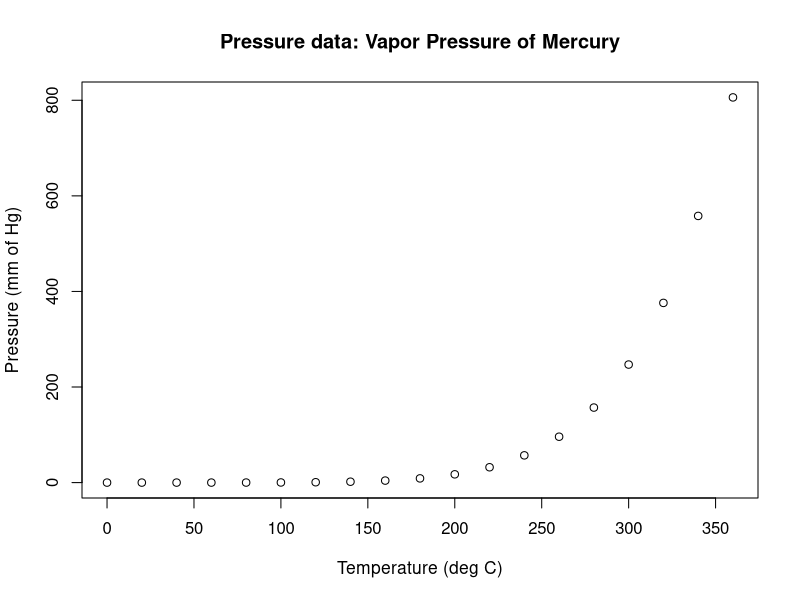
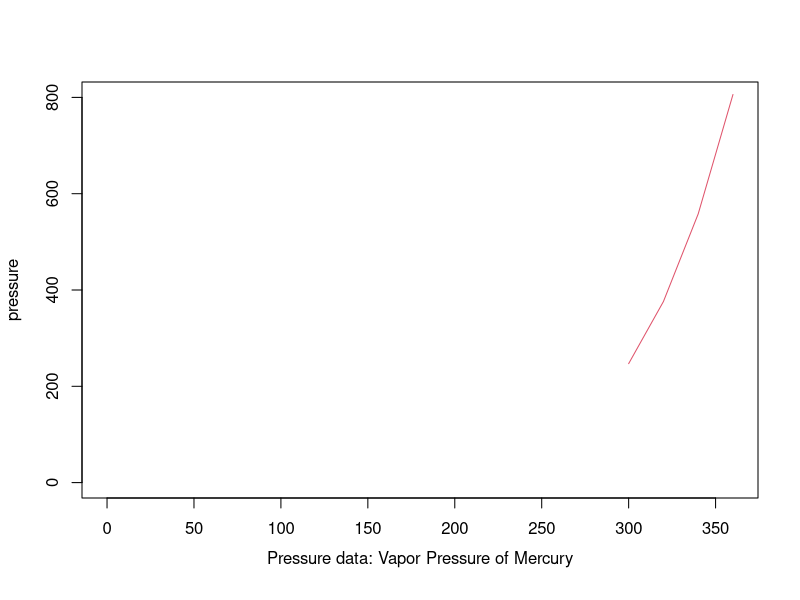
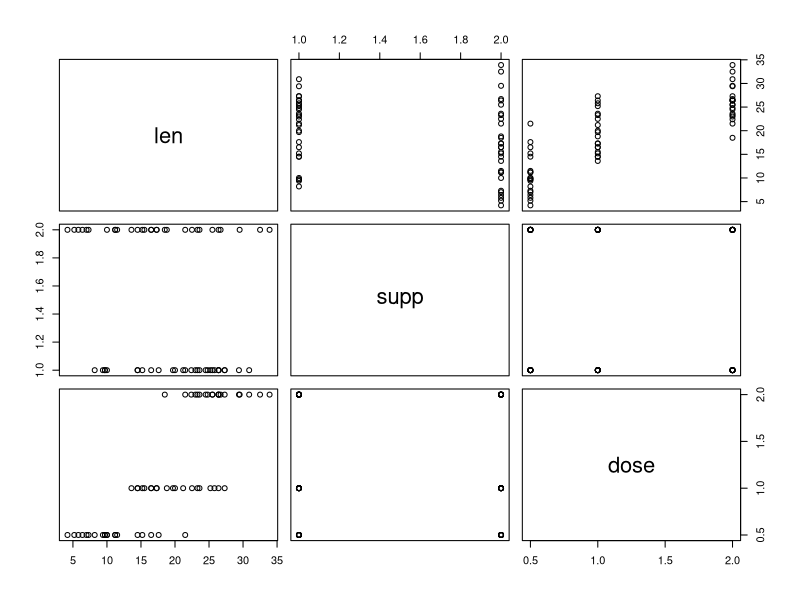
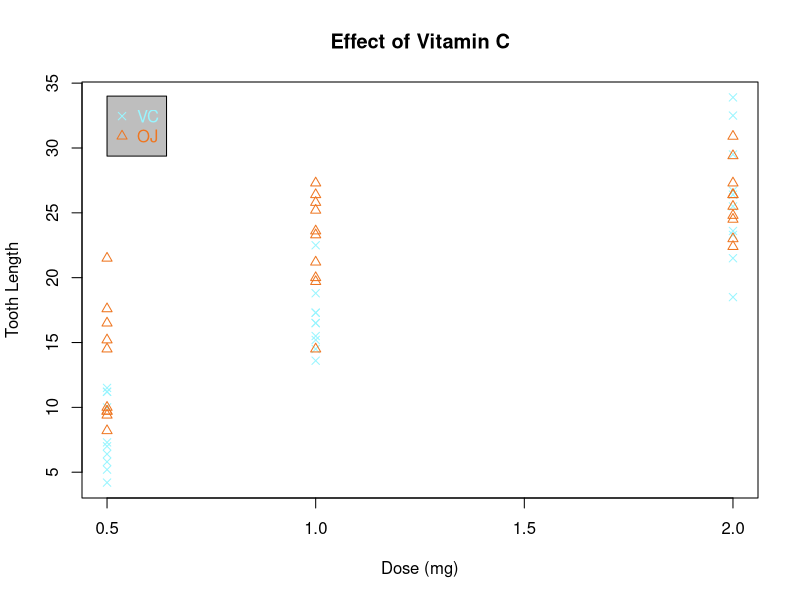
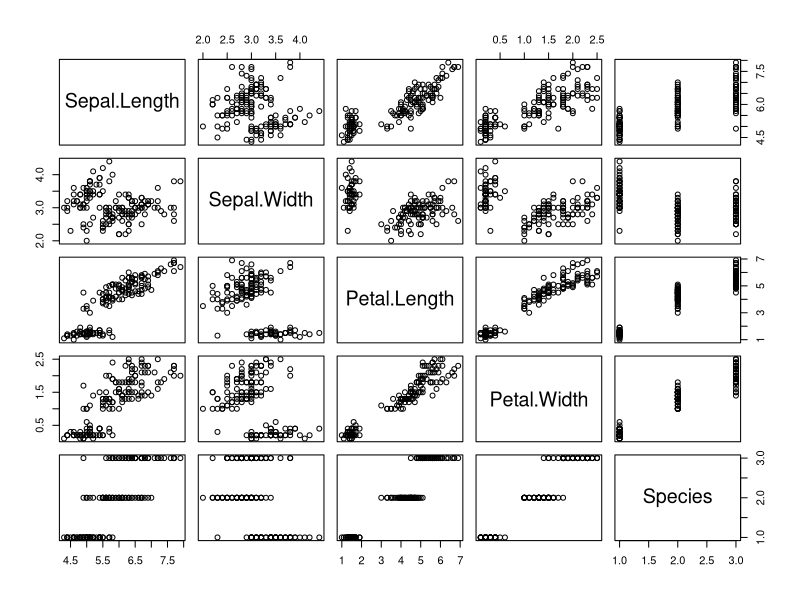
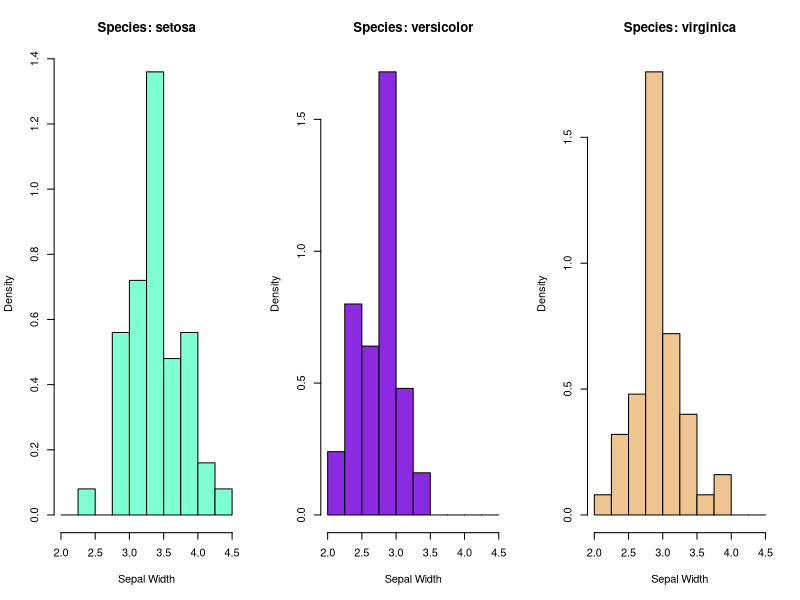
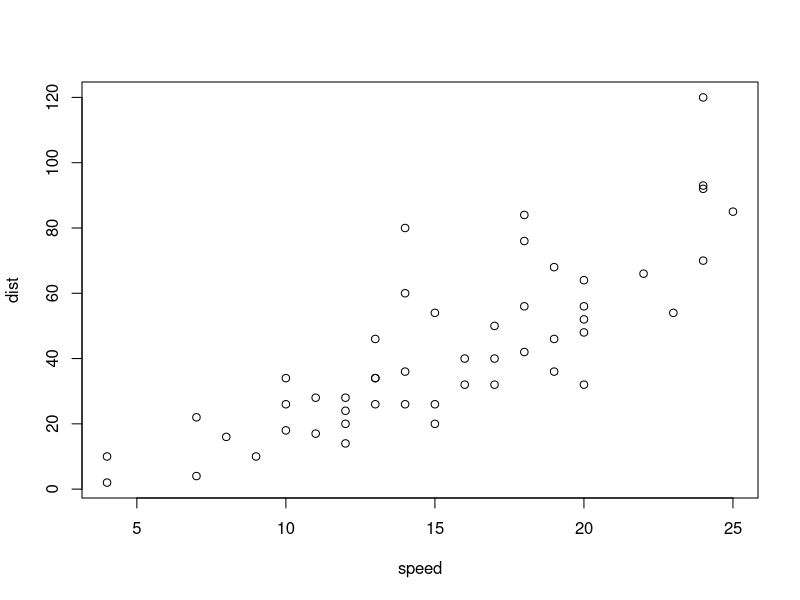
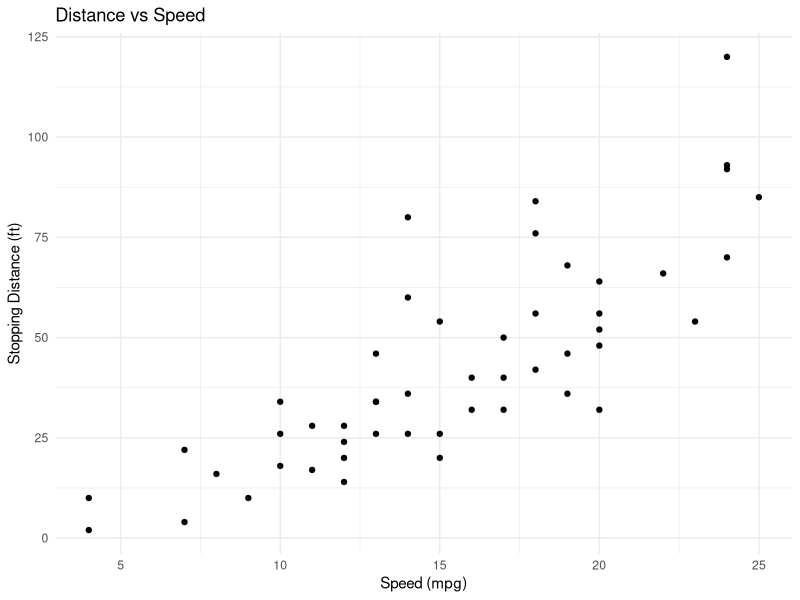

Here is the R script that generated these plots, in order:
data(pressure)

plot(pressure, xlab = "Temperature (deg C)",
     ylab = "Pressure (mm of Hg)",
     main = "Pressure data: Vapor Pressure of Mercury",
     cex.lab = 1.05)

plot(pressure[pressure[, 2] > 200, ], 
       type = "l", 
       pch = 15 ,
       col = 2, 
       xlim = c(0, 360), ylim = c(0,800), xlab = "" )

title(sub = "Pressure data: Vapor Pressure of Mercury", line = 2.5)

# Exercise 2
data("ToothGrowth")
plot(ToothGrowth)

color_vector <- c("chocolate2", "cadetblue1")[ToothGrowth$supp]
pch_vector <- c(2,4)[ToothGrowth$supp]

plot(ToothGrowth$dose, ToothGrowth$len, 
     xlab = "Dose (mg)", 
     ylab = "Tooth Length", 
     main = "Effect of Vitamin C", col = color_vector, pch= pch_vector)

legend(0.5, 34,  
       legend = c("VC","OJ"), 
       pch = c(4,2), 
       col = c("cadetblue1", "chocolate2"), 
       text.col = c("cadetblue1", "chocolate2"), 
       bg = "grey")

# Exercise 3
data("iris")

plot(iris)

main <- paste0("Species: ", levels(iris$Species))
xlab <- "Sepal Width"
ylab <- "Density"
color_vector <- c("aquamarine","blueviolet", "burlywood2")
breaks <- seq(2.0, 4.5, by = 0.25)


par(mfrow = c(1,3))

for (i in 1:3) {
  hist(iris$Sepal.Width[iris$Species == levels(iris$Species)[i]], 
       main = main[i], 
       xlab = xlab, 
       ylab = ylab, 
       col = color_vector[i], 
       border = "black", 
       prob = TRUE,  
       breaks = breaks)
}

# Exercise 4
library("ggplot2")

data("cars")

# reset par
par(mfrow = c(1,1))

plot(cars)

ggplot(cars, aes(x = speed, y = dist)) +
  geom_point() +
  labs(title = "Distance vs Speed",
       x = "Speed (mpg)",
       y = "Stopping Distance (ft)") +
  theme_minimal()

# Exercise 5
x <- y <- seq(0, 5, length.out = 50)
z <- outer(x, y, function(x, y) sin(x) + sqrt(y))

contour(x, y, z, 
        xlab = "X-axis", 
        ylab = "Y-axis", 
        main = "Contour Plot of z = sin(x) * sqrt(y)", 
        nlevels = 20, col = rainbow(20))

par(bg = "grey")

persp(x, y, z, 
      theta = 10, # rotate view around z-axis
      phi = 20, # tilt camera from above toward horizon
      expand = 0.5, # vertical scaling of z
      col = "lightblue", # surface color
      shade = 0.75) # shading strength
